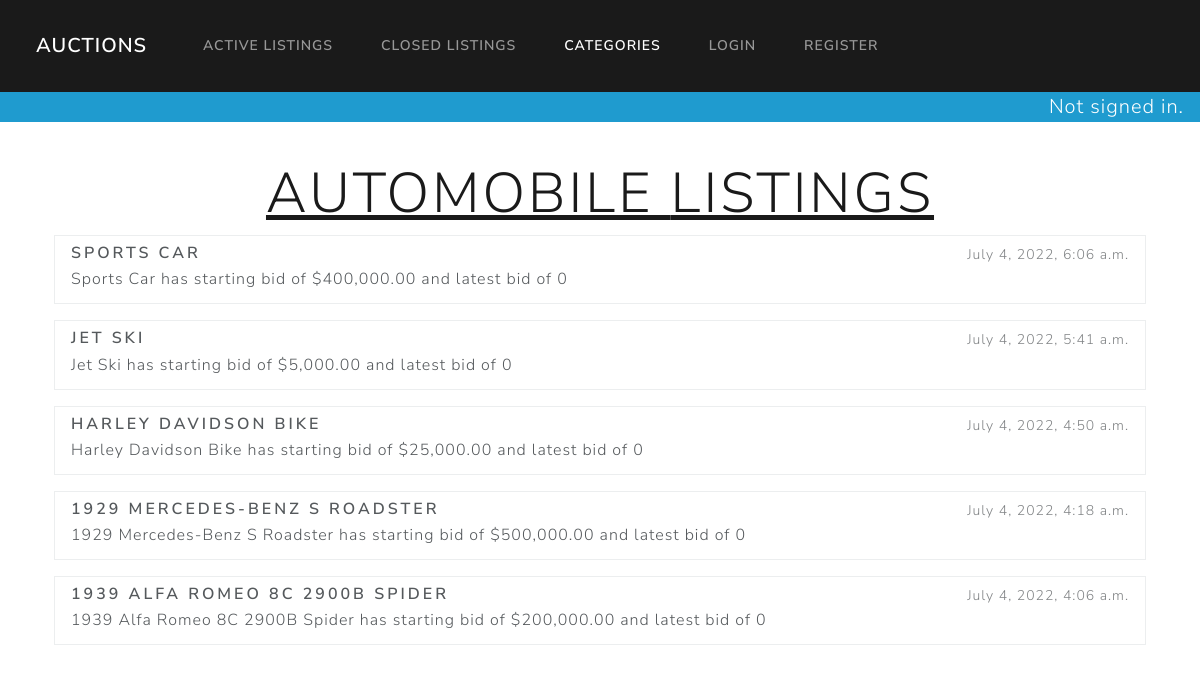
The app's page /categories/Automobile with its own data.
### auctions/models.py (models this page shows)
class auctionListings(models.Model):
    title = models.CharField(max_length=64, verbose_name="Title")
    description = models.TextField(verbose_name="Description", blank=True)
    startingBid = models.DecimalField(max_digits=19, decimal_places=2, validators=[MinValueValidator(limit_value=0)], verbose_name="Starting Bid")
    imageURL = models.URLField(blank=True, verbose_name="Image URL")
    category = models.CharField(max_length=64, blank=True, verbose_name="Category", default="No Category Listed")
    createdByUser = models.ForeignKey(User, on_delete=models.CASCADE, related_name="userAuctionListings")
    createDate = models.DateTimeField(auto_now_add=True)
    usersWatching = models.ManyToManyField(User, related_name="userWatch", blank=True)
    listingMaxBid = models.DecimalField(max_digits=19, decimal_places=2, validators=[MinValueValidator(limit_value=0)], verbose_name="Current Bid", null=True, blank=True)
    listingStatus = models.BooleanField(default=True)
    def __str__(self):
        startBid = customFilters.USD(self.startingBid)
        if self.listingMaxBid:
            maxBid = customFilters.USD(self.listingMaxBid)
        else:
            maxBid = 0
        return f"{self.title} has starting bid of {startBid} and latest bid of {maxBid}"
    class Meta:
        verbose_name_plural = 'Auction Listings'

### auctions/views.py (the view)
# urls.py: path("categories/<str:category>", views.categories, name="categories")
def categories(request, category):
    if category == "list":
        categories = auctionListings.objects.values('category').order_by('category').distinct()
        return render(request, "auctions/categories.html", {
            "categories": categories
        })
    else:
        listings = auctionListings.objects.filter(category__iexact=category).order_by(F('createDate').desc())
        return render(request, "auctions/category.html", {
            "listings": listings, "category": category
        })

### auctions/templatetags/customFilters.py (called while the page is built)
@register.filter
def USD(value):
    return "${:,.2f}".format(value)

### auctions/templates/auctions/category.html (shortened to what this page needs)
{% extends "auctions/layout.html" %}
{% block categoriesTab %}
    active
{% endblock %}
{% block body %}
    <div class="row">
        <div class="col d-flex justify-content-center">
            <h2 class="display-4 text-decoration-underline">{{ category }} Listings</h2>
        </div>
    </div>
    {% for listing in listings %}
    {% if listing.listingStatus %}
    <div class="container">
        <div class="row mb-3">
            <div class="col">
                <div class="list-group">
                    <a href="{% url 'listing' listing.id %}" class="list-group-item list-group-item-action flex-column align-items-start">
                        <div class="d-flex w-100 justify-content-between">
                            <h5 class="mb-1">{{ listing.title }}</h5>
                            <small class="text-muted">{{ listing.createDate }}</small>
                        </div>
                        <p class="mb-1">{{ listing }}</p>
                    </a>
                </div>
            </div>
        </div>
    </div>
    {% endif %}
    {% endfor %}
{% endblock %}

### auctions/templates/auctions/layout.html (shortened to what this page needs)
{% load static %}
<!DOCTYPE html>
<html lang="en">
<head>
    <link href="https://cdn.jsdelivr.net/npm/bootswatch@5.1.3/dist/lux/bootstrap.min.css" rel="stylesheet">
    <link href="{% static 'auctions/styles.css' %}" rel="stylesheet">
    <link rel="stylesheet" href="https://cdn.jsdelivr.net/npm/bootstrap-icons@1.8.3/font/bootstrap-icons.css">
</head>
<body>
    <div class="row fixed-top">
        <div class="col">
            <div class="row mx-0 g-0">
                <div class="col">
                    <nav class="navbar navbar-expand-lg navbar-dark bg-primary">
                        <div class="container-fluid">
                            <a class="navbar-brand ms-4" href="{% url 'index' %}">Auctions</a>
                            <div class="navbar-collapse collapse" id="auctionsNavbar">
                                <ul class="navbar-nav me-auto ms-3">
                                    <li class="nav-item">
                                        <a class="nav-link {% block activeTab %}{% endblock %}" href="{% url 'index' %}">Active
                                            Listings</a>
                                    </li>
                                    <li class="nav-item">
                                        <a class="nav-link {% block closedTab %}{% endblock %}" href="{% url 'closed' %}">Closed
                                            Listings</a>
                                    </li>
                                    <li class="nav-item">
                                        <a class="nav-link {% block categoriesTab %}{% endblock %}"
                                            href="{% url 'categories' 'list' %}">Categories</a>
                                    </li>
                                    {% if user.is_authenticated %}
                                    <li class="nav-item">
                                        <a class="nav-link {% block watchlistTab %}{% endblock %}"
                                            href="{% url 'watchlist' %}">Watchlist
                                            <span class="badge badge-pill bg-secondary ms-1">{{ user.userWatch.all.count }}</span>
                                        </a>
                                    </li>
                                    <li class="nav-item">
                                        <a class="nav-link {% block createTab %}{% endblock %}"
                                            href="{% url 'createListing' %}">Create Listing</a>
                                    </li>
                                    <li class="nav-item">
                                        <a class="nav-link" href="{% url 'logout' %}">Logout</a>
                                    </li>
                                    {% else %}
                                    <li class="nav-item">
                                        <a class="nav-link {% block loginTab %}{% endblock %}"
                                            href="{% url 'login' %}">Login</a>
                                    </li>
                                    <li class="nav-item">
                                        <a class="nav-link {% block registerTab %}{% endblock %}"
                                            href="{% url 'register' %}">Register</a>
                                    </li>
                                    {% endif %}
                                </ul>
                            </div>
                        </div>
                    </nav>
                </div>
            </div>
            <div class="row bg-info">
                <div class="col d-flex justify-content-end text-white fs-4 me-3">
                    {% if user.is_authenticated %}
                        Signed in as {{ user.username }}.
                    {% else %}
                        Not signed in.
                    {% endif %}
                </div>
            </div>
        </div>
    </div>
    <div class="container" id="bodyBlockTopPadding">
        {% block body %}
        {% endblock %}
    </div>
</body>
</html>

### auctions/static/auctions/styles.css (style rules this page uses)
* { box-sizing: border-box; }
#bodyBlockTopPadding { padding-top: 30vh; }
@media only screen and (orientation: landscape) { #bodyBlockTopPadding { padding-top: 38vh; } }
@media only screen and (min-width: 768px) { #bodyBlockTopPadding { padding-top: 20vh; } }

### records on screen
auctionListings: title "SPORTS CAR", createDate "July 4, 2022, 6:06 a.m.", startingBid+listingMaxBid+title "Sports Car has starting bid of $400,000.00 and latest bid of 0"
auctionListings: title "JET SKI", createDate "July 4, 2022, 5:41 a.m.", startingBid+listingMaxBid+title "Jet Ski has starting bid of $5,000.00 and latest bid of 0"
auctionListings: title "HARLEY DAVIDSON BIKE", createDate "July 4, 2022, 4:50 a.m.", startingBid+listingMaxBid+title "Harley Davidson Bike has starting bid of $25,000.00 and latest bid of 0"
auctionListings: title "1929 MERCEDES-BENZ S ROADSTER", createDate "July 4, 2022, 4:18 a.m.", startingBid+listingMaxBid+title "1929 Mercedes-Benz S Roadster has starting bid of $500,000.00 and latest bid of 0"
auctionListings: title "1939 ALFA ROMEO 8C 2900B SPIDER", createDate "July 4, 2022, 4:06 a.m.", startingBid+listingMaxBid+title "1939 Alfa Romeo 8C 2900B Spider has starting bid of $200,000.00 and latest bid of 0"

### other values on screen
{{ category }} "AUTOMOBILE"
